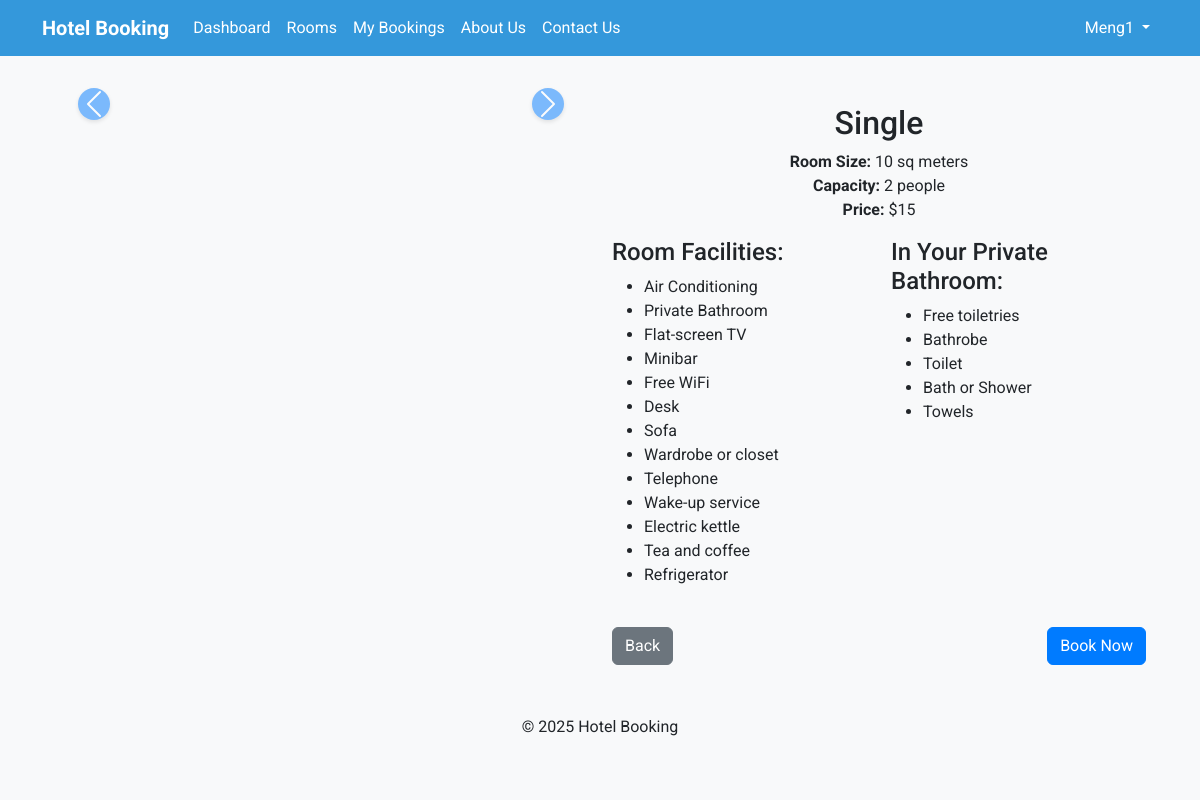
Page /rooms/4/ (signed in) on the earlier database version.
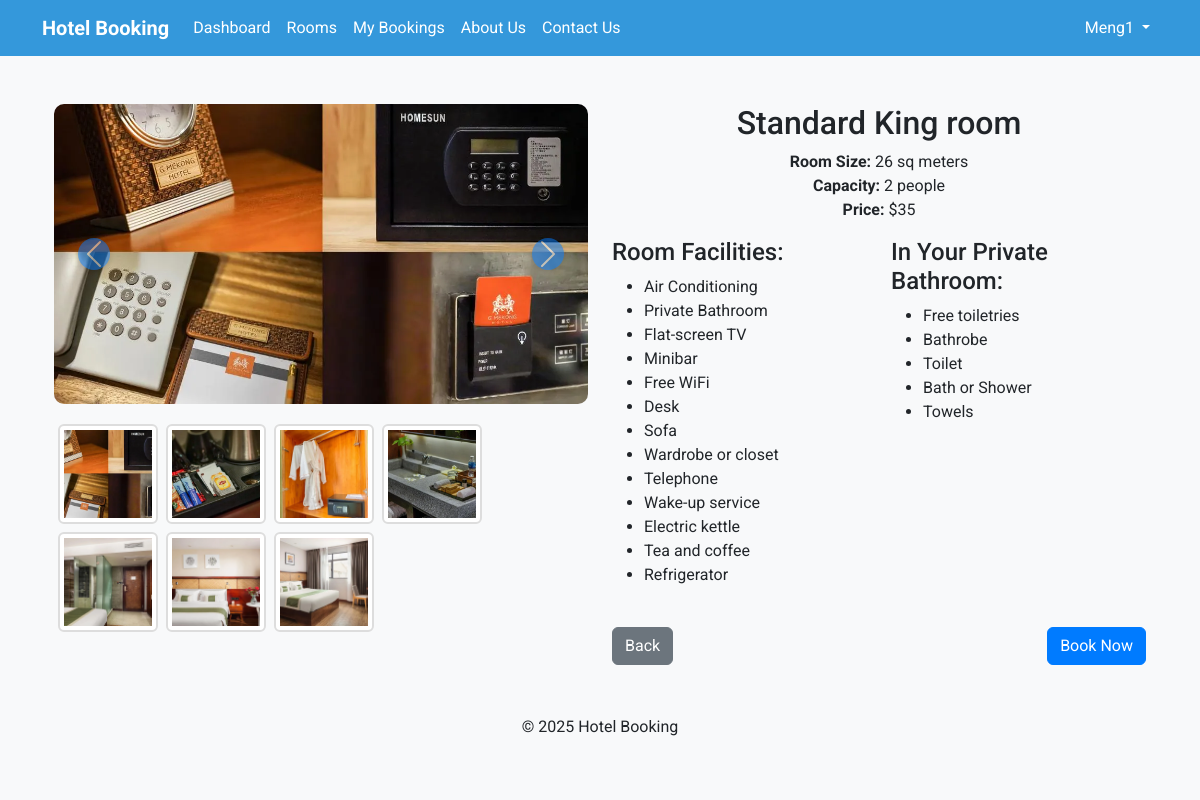
Same page on the later database version.
### bookings/models.py (models this page shows, shortened)
class Room(models.Model):
    room_type = models.CharField(max_length=50)
    price_per_night = models.IntegerField()
    is_available = models.BooleanField(default=True)
    capacity = models.PositiveIntegerField()
    size = models.IntegerField()
    quantity_available = models.PositiveIntegerField(default=1)
    default_image = models.ImageField(upload_to='upload/media/', blank=True, null=True)

class RoomImage(models.Model):
    room = models.ForeignKey(Room, related_name='images', on_delete=models.CASCADE)
    image = models.ImageField(upload_to='upload/media/')

### bookings/views.py (the view)
# urls.py: path('rooms/<int:room_id>/', views.view_room_detail, name='room_detail'),
@login_required
def view_room_detail(request, room_id):
    room = get_object_or_404(Room, id=room_id)
    room_images = RoomImage.objects.filter(room=room)  # Fetch all images related to the room
    return render(request, 'bookings/room_detail.html', {
        'room': room,
        'room_images': room_images,
    })

### bookings/templates/bookings/room_detail.html (shortened to what this page needs)
{% extends 'bookings/main.html' %}
{% block content %}
<div class="container mt-5">
    <div class="row">
        <div class="col-md-6">
            <div id="roomCarousel" class="carousel slide" data-bs-ride="carousel">
                <div class="carousel-inner">
                    {% for image in room_images %}
                    <div class="carousel-item {% if forloop.first %}active{% endif %}">
                        <img src="{{ image.image.url }}" class="d-block w-100" alt="Room Image">
                    </div>
                    {% endfor %}
                </div>
                <button class="carousel-control-prev" type="button" data-bs-target="#roomCarousel" data-bs-slide="prev">
                    <span class="carousel-control-prev-icon" aria-hidden="true"></span>
                </button>
                <button class="carousel-control-next" type="button" data-bs-target="#roomCarousel" data-bs-slide="next">
                    <span class="carousel-control-next-icon" aria-hidden="true"></span>
                </button>
            </div>
            <div class="mt-3 d-flex flex-wrap">
                {% for image in room_images %}
                <img src="{{ image.image.url }}" class="img-thumbnail m-1"
                    style="width: 100px; height: 100px; object-fit: cover;" alt="Thumbnail Image"
                    data-slide-index="{{ forloop.counter0 }}">
                {% endfor %}
            </div>
        </div>
        <div class="col-md-6">
            <div class="text-center">
                <h2>{{ room.room_type }}</h2>
                <p>
                    <strong>Room Size:</strong> {{ room.size }} sq meters<br>
                    <strong>Capacity:</strong> {{ room.capacity }} people<br>
                    <strong>Price:</strong> ${{ room.price_per_night }}<br>
                </p>
            </div>
            <div class="row">
                <div class="col-md-6">
                    <h4>Room Facilities:</h4>
                    <ul>
                        <li>Air Conditioning</li>
                        <li>Private Bathroom</li>
                        <li>Flat-screen TV</li>
                        <li>Minibar</li>
                        <li>Free WiFi</li>
                        <li>Desk</li>
                        <li>Sofa</li>
                        <li>Wardrobe or closet</li>
                        <li>Telephone</li>
                        <li>Wake-up service</li>
                        <li>Electric kettle</li>
                        <li>Tea and coffee</li>
                        <li>Refrigerator</li>
                    </ul>
                </div>
                <div class="col-md-6">
                    <h4>In Your Private Bathroom:</h4>
                    <ul>
                        <li>Free toiletries</li>
                        <li>Bathrobe</li>
                        <li>Toilet</li>
                        <li>Bath or Shower</li>
                        <li>Towels</li>
                    </ul>
                </div>
            </div>
            <div class="mt-4 d-flex justify-content-between">
                <a href="{% url 'room_list' %}" class="btn btn-secondary">Back</a>
                <a href="{% url 'book_room' %}?room_id={{ room.id }}" class="btn btn-primary">Book Now</a>
            </div>
        </div>
    </div>
</div>
{% endblock %}

### bookings/templates/bookings/main.html (shortened to what this page needs)
{% load static %}
<!DOCTYPE html>
<html lang="en">
<head>
    <link rel="stylesheet" href="https://cdn.jsdelivr.net/npm/bootstrap@5.3.0-alpha1/dist/css/bootstrap.min.css">
    <link rel="stylesheet" href="https://cdn.jsdelivr.net/npm/flatpickr/dist/flatpickr.min.css">
    <link rel="stylesheet" href="{% static 'css/style.css' %}">
</head>
<body>
    {% include 'bookings/navbar.html' %}
    <div class="container mt-4">
        {% block content %}{% endblock %}
    </div>
    <footer class="footer text-center">
        <p>&copy; 2025 Hotel Booking</p>
    </footer>
</body>
</html>

### bookings/templates/bookings/navbar.html (shortened to what this page needs)
<nav class="navbar navbar-expand-lg navbar-light bg-primary">
    <div class="container">
        <a class="navbar-brand text-white fw-bold">Hotel Booking</a>
        <div class="collapse navbar-collapse" id="navbarNav">
            <ul class="navbar-nav me-auto">
                {% if user.is_authenticated %}
                {% if user.is_staff %}
                <li class="nav-item"><a class="nav-link text-white" href="{% url 'admin_dashboard' %}">Admin
                        Dashboard</a></li>
                {% else %}
                <li class="nav-item"><a class="nav-link text-white" href="{% url 'dashboard' %}"> Dashboard</a></li>
                <li class="nav-item"><a class="nav-link text-white" href="{% url 'room_list' %}">Rooms</a></li>
                <li class="nav-item"><a class="nav-link text-white" href="{% url 'my_bookings' %}">My Bookings</a></li>
                <li class="nav-item"><a class="nav-link text-white" href="{% url 'about' %}">About Us</a></li>
                <li class="nav-item"><a class="nav-link text-white" href="{% url 'contact' %}">Contact Us</a></li>
                {% endif %}
                {% endif %}
            </ul>
            <ul class="navbar-nav">
                {% if user.is_authenticated %}
                <li class="nav-item dropdown">
                    <a class="nav-link dropdown-toggle text-white" href="#" id="userDropdown" role="button"
                        data-bs-toggle="dropdown" aria-expanded="false">
                        {{ user.username }}
                    </a>
                </li>
                {% else %}
                <li class="nav-item"><a class="nav-link text-white" href="{% url 'login' %}">Login</a></li>
                <li class="nav-item"><a class="nav-link text-white" href="{% url 'register' %}">Register</a></li>
                {% endif %}
            </ul>
        </div>
    </div>
</nav>

### bookings/static/css/style.css (style rules this page uses)
body { background-color: #f8f9fa; font-family: "Arial", sans-serif; }
.btn-primary { background-color: #007bff; border-color: #007bff; transition: background-color 0.3s ease, transform 0.3s ease; }
.carousel-inner img { width: 100%; height: 300px; object-fit: cover; border-radius: 10px; }
.carousel-control-prev-icon, .carousel-control-next-icon { background-color: #007bff; border-radius: 50%; padding: 10px; box-shadow: 0 2px 4px rgba(0, 0, 0, 0.2); }
.img-thumbnail { cursor: pointer; border: 2px solid #ddd; margin: 2px; }

### bookings/templates/bookings/main.html (style rules this page uses)
body { font-family: 'Roboto', sans-serif; }
.bg-primary { background-color: #3498db !important; }
.footer { background-color: #f8f9fa; padding: 20px 0; margin-top: 30px; }

Differences in the rows shown:
added RoomImage: image (picture)
added RoomImage: image (picture)
added RoomImage: image (picture)
added RoomImage: image (picture)
added RoomImage: image (picture)
added RoomImage: image (picture)
added RoomImage: image (picture)
changed Room: room_type "Single" → "Standard King room"; size "10" → "26"; price_per_night "15" → "35"
